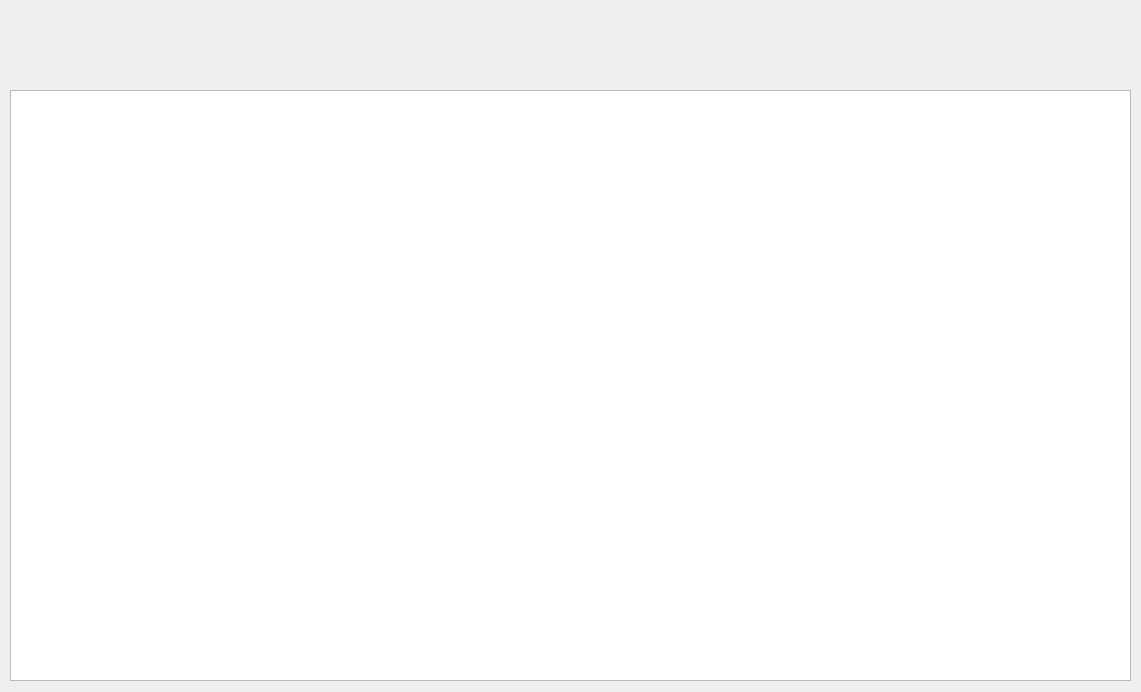
<?xml version="1.0" encoding="UTF-8"?>
<ui version="4.0">
 <class>manageStart</class>
 <widget class="QWidget" name="manageStart">
  <property name="geometry">
   <rect>
    <x>0</x>
    <y>0</y>
    <width>1141</width>
    <height>692</height>
   </rect>
  </property>
  <property name="maximumSize">
   <size>
    <width>114514</width>
    <height>16777215</height>
   </size>
  </property>
  <property name="windowTitle">
   <string>Form</string>
  </property>
  <widget class="QTreeView" name="treeView">
   <property name="geometry">
    <rect>
     <x>10</x>
     <y>90</y>
     <width>1121</width>
     <height>591</height>
    </rect>
   </property>
  </widget>
  <widget class="QWidget" name="horizontalLayoutWidget">
   <property name="geometry">
    <rect>
     <x>20</x>
     <y>29</y>
     <width>1101</width>
     <height>51</height>
    </rect>
   </property>
   <layout class="QHBoxLayout" name="horizontalLayout">
    <item>
     <widget class="QPushButton" name="pushButton">
      <property name="text">
       <string/>
      </property>
      <property name="icon">
       <iconset resource="../Resource.qrc">
        <normaloff>:/assets/IconaMoon/Interface/Check Square - 24x24.png</normaloff>:/assets/IconaMoon/Interface/Check Square - 24x24.png</iconset>
      </property>
      <property name="iconSize">
       <size>
        <width>24</width>
        <height>24</height>
       </size>
      </property>
      <property name="flat">
       <bool>true</bool>
      </property>
     </widget>
    </item>
    <item>
     <widget class="QPushButton" name="pushButton_2">
      <property name="toolTipDuration">
       <number>-1</number>
      </property>
      <property name="text">
       <string/>
      </property>
      <property name="icon">
       <iconset resource="../Resource.qrc">
        <normaloff>:/assets/IconaMoon/Math/Sign -  Plus Square - 24x24.png</normaloff>:/assets/IconaMoon/Math/Sign -  Plus Square - 24x24.png</iconset>
      </property>
      <property name="iconSize">
       <size>
        <width>24</width>
        <height>24</height>
       </size>
      </property>
      <property name="flat">
       <bool>true</bool>
      </property>
     </widget>
    </item>
    <item>
     <widget class="QPushButton" name="pushButton_3">
      <property name="text">
       <string/>
      </property>
      <property name="icon">
       <iconset resource="../Resource.qrc">
        <normaloff>:/assets/IconaMoon/General/Edit - 24x24.png</normaloff>:/assets/IconaMoon/General/Edit - 24x24.png</iconset>
      </property>
      <property name="iconSize">
       <size>
        <width>24</width>
        <height>24</height>
       </size>
      </property>
      <property name="flat">
       <bool>true</bool>
      </property>
     </widget>
    </item>
    <item>
     <widget class="QPushButton" name="pushButton_4">
      <property name="text">
       <string/>
      </property>
      <property name="icon">
       <iconset resource="../Resource.qrc">
        <normaloff>:/assets/IconaMoon/General/Trash - 24x24.png</normaloff>:/assets/IconaMoon/General/Trash - 24x24.png</iconset>
      </property>
      <property name="iconSize">
       <size>
        <width>24</width>
        <height>24</height>
       </size>
      </property>
      <property name="flat">
       <bool>true</bool>
      </property>
     </widget>
    </item>
    <item>
     <spacer name="horizontalSpacer">
      <property name="orientation">
       <enum>Qt::Horizontal</enum>
      </property>
      <property name="sizeHint" stdset="0">
       <size>
        <width>40</width>
        <height>20</height>
       </size>
      </property>
     </spacer>
    </item>
   </layout>
  </widget>
 </widget>
 <resources>
  <include location="../Resource.qrc"/>
 </resources>
 <connections/>
</ui>
